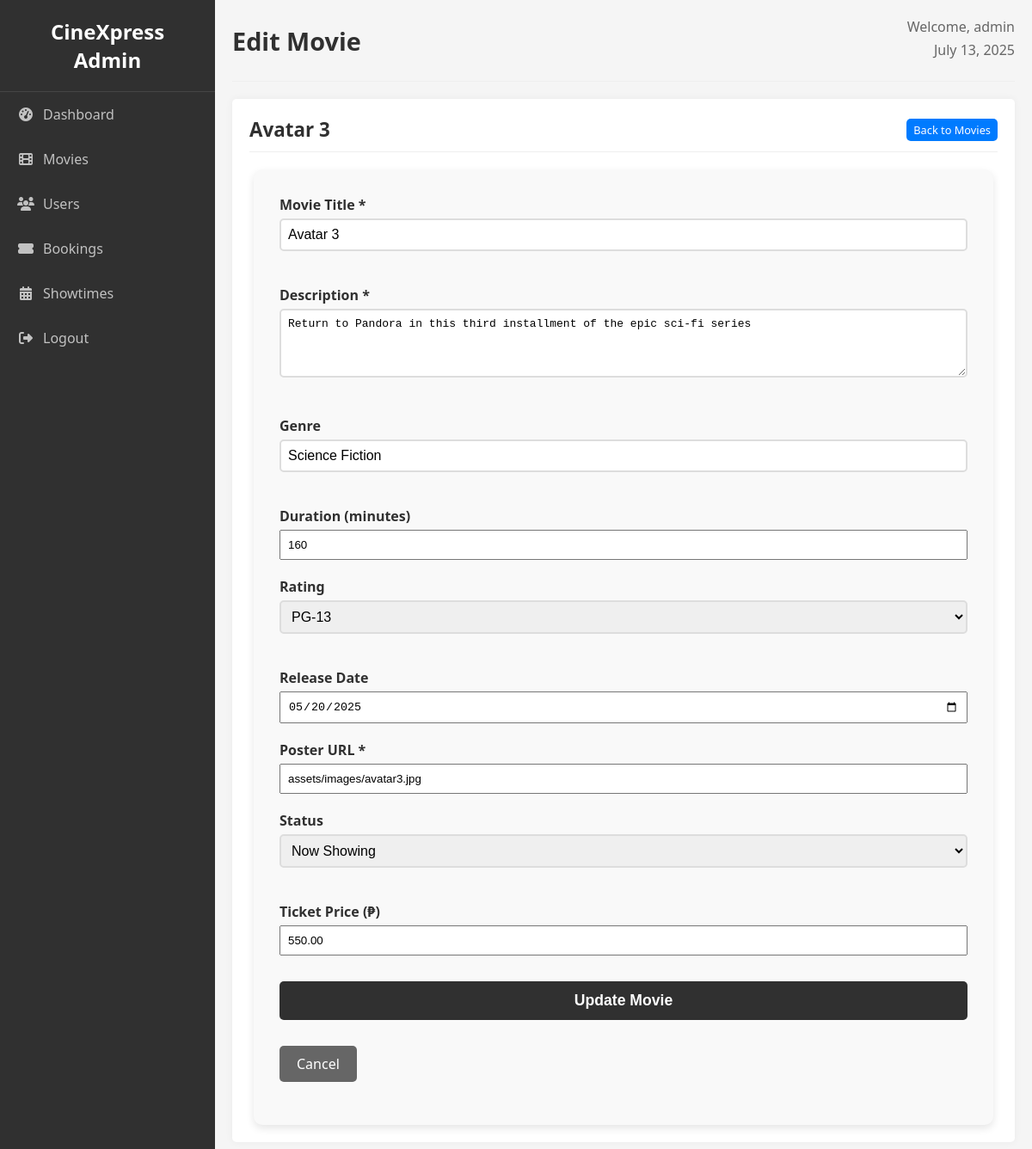
The app's page /admin/editMovie.php?id=1 (signed in), older data.
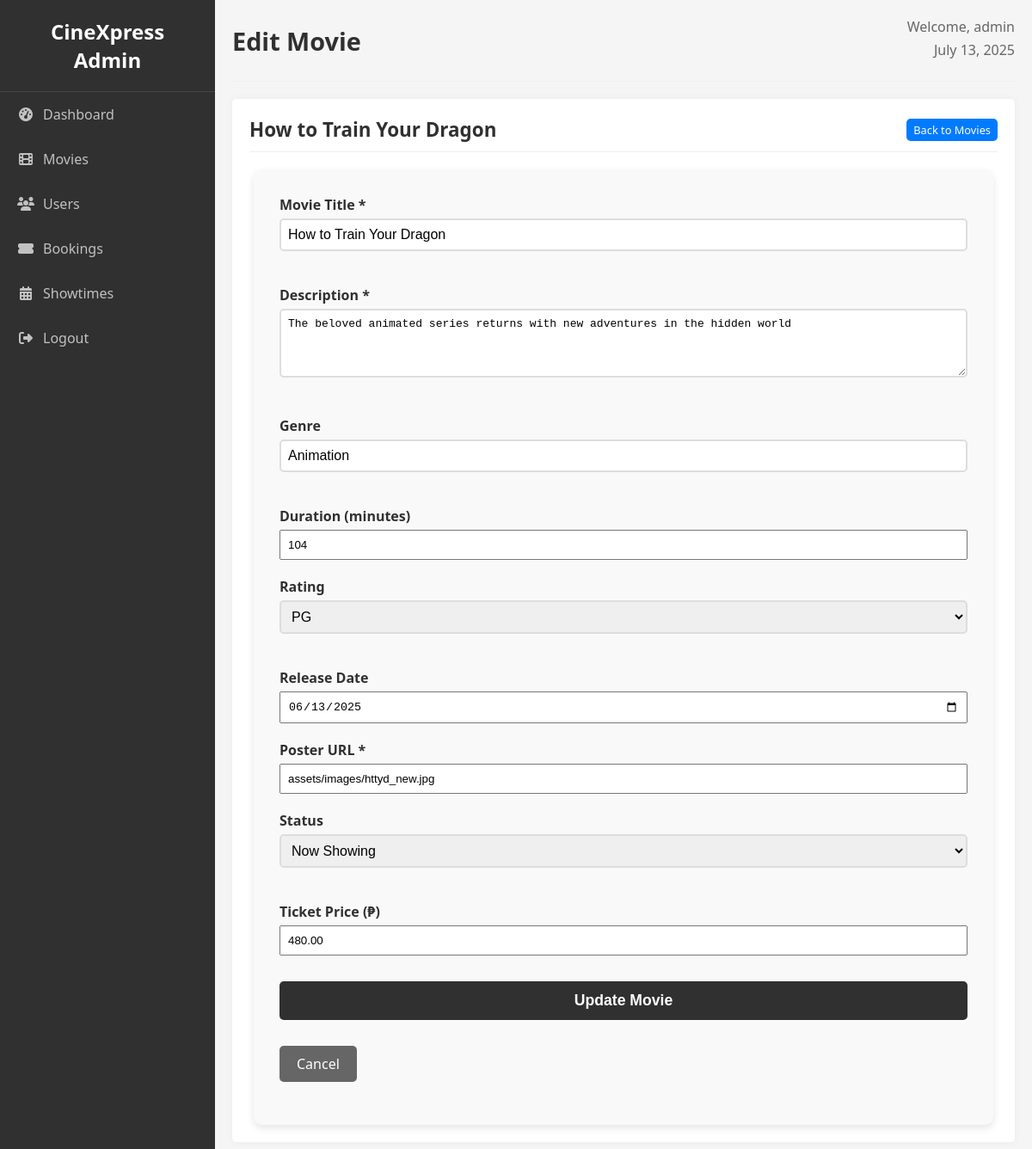
The same page, newer data.
### tables this page shows
CREATE TABLE movies (
    id INT PRIMARY KEY AUTO_INCREMENT,
    title VARCHAR(255) NOT NULL,
    description TEXT,
    genre VARCHAR(100),
    duration INT,
    rating VARCHAR(10),
    release_date DATE,
    poster_url VARCHAR(255),
    status ENUM('now_showing', 'coming_soon') DEFAULT 'now_showing',
    price DECIMAL(10,2) DEFAULT 0.00,
    created_at TIMESTAMP DEFAULT CURRENT_TIMESTAMP
);

### includes/init.php (called while the page is built, shortened)
<?php
include_once 'db.php';
include_once 'helpers.php';
include_once 'movieService.php';
include_once 'components.php';
$movieService = new MovieService($conn);

### includes/movieService.php (called while the page is built, shortened)
<?php
class MovieService {
    private $conn;
    public function __construct($connection) {
        $this->conn = $connection;
    }
    public function getMovieById($id) {
        try {
            $stmt = $this->conn->prepare("SELECT * FROM movies WHERE id = ?");
            $stmt->bind_param("i", $id);
            $stmt->execute();
            return $stmt->get_result()->fetch_assoc();
        } catch (Exception $e) {
            error_log("Error fetching movie: " . $e->getMessage());
            return false;
        }
    }
}
?>

### includes/helpers.php (called while the page is built, shortened)
<?php
function e($string) {
    return htmlspecialchars($string, ENT_QUOTES, 'UTF-8');
}
?>

### admin/editMovie.php (the view, shortened to what the changed rows need)
<?php
include '../includes/init.php';
$movie_id = (int) $_GET['id'];
$movie = $movieService->getMovieById($movie_id);
?>
<!DOCTYPE html>
<html lang="en">
<head>
    <link rel="stylesheet" href="../assets/css/style.css">
    <link rel="stylesheet" href="https://cdnjs.cloudflare.com/ajax/libs/font-awesome/6.4.0/css/all.min.css">
</head>
<body>
    <div class="admin-wrapper">
        <main class="admin-content">
            <div class="admin-header">
                <div class="admin-title">
                    <h1>Edit Movie</h1>
                </div>
            </div>
            <div class="admin-section">
                <div class="admin-section-header" style="display: flex; justify-content: space-between; align-items: center;">
                    <h2><?php echo e($movie['title']); ?></h2>
                    <a href="manageMovies.php" class="movie-action-button edit-button" style="font-size: 0.8em; padding: 4px 8px;">Back to Movies</a>
                </div>
                <div class="form-container">
                    <form method="POST" class="movie-form">
                        <div class="form-group">
                            <label for="title">Movie Title *</label>
                            <input type="text" id="title" name="title" required value="<?php echo e($movie['title']); ?>" style="width: 100%; padding: 8px; box-sizing: border-box;">
                        </div>
                        <div class="form-group">
                            <label for="description">Description *</label>
                            <textarea id="description" name="description" required rows="4" style="width: 100%; padding: 8px; box-sizing: border-box;"><?php echo e($movie['description']); ?></textarea>
                        </div>
                        <div class="form-row">
                            <div class="form-group">
                                <label for="genre">Genre</label>
                                <input type="text" id="genre" name="genre" value="<?php echo e($movie['genre']); ?>" style="width: 100%; padding: 8px; box-sizing: border-box;">
                            </div>
                            <div class="form-group">
                                <label for="duration">Duration (minutes)</label>
                                <input type="number" id="duration" name="duration" min="1" value="<?php echo $movie['duration']; ?>" style="width: 100%; padding: 8px; box-sizing: border-box;">
                            </div>
                        </div>
                        <div class="form-row">
                            <div class="form-group">
                                <label for="rating">Rating</label>
                                <select id="rating" name="rating" style="width: 100%; padding: 8px; box-sizing: border-box;">
                                    <option value="PG" <?php echo ($movie['rating'] === 'PG') ? 'selected' : ''; ?>>PG</option>
                                    <option value="PG-13" <?php echo ($movie['rating'] === 'PG-13') ? 'selected' : ''; ?>>PG-13</option>
                                </select>
                            </div>
                            <div class="form-group">
                                <label for="release_date">Release Date</label>
                                <input type="date" id="release_date" name="release_date" value="<?php echo $movie['release_date']; ?>" style="width: 100%; padding: 8px; box-sizing: border-box;">
                            </div>
                        </div>
                        <div class="form-group">
                            <label for="poster_url">Poster URL *</label>
                            <input type="url" id="poster_url" name="poster_url" required value="<?php echo e($movie['poster_url']); ?>" style="width: 100%; padding: 8px; box-sizing: border-box;">
                        </div>
                        <div class="form-row">
                            <div class="form-group">
                                <label for="status">Status</label>
                                <select id="status" name="status" style="width: 100%; padding: 8px; box-sizing: border-box;">
                                    <option value="now_showing" <?php echo ($movie['status'] === 'now_showing') ? 'selected' : ''; ?>>Now Showing</option>
                                </select>
                            </div>
                            <div class="form-group">
                                <label for="price">Ticket Price (₱)</label>
                                <input type="number" id="price" name="price" min="0" step="0.01" value="<?php echo $movie['price']; ?>" style="width: 100%; padding: 8px; box-sizing: border-box;">
                            </div>
                        </div>
                    </form>
                </div>
            </div>
        </main>
    </div>
</body>
</html>

Row changes from the older to the newer data that the page shows:
changed movies "Now Showing": title "Avatar 3" → "How to Train Your Dragon"; description "Return to Pandora in this third installment of the epic sci-fi series" → "The beloved animated series returns with new adventures in the hidden world"; genre "Science Fiction" → "Animation"; duration "160" → "104"; rating "PG-13" → "PG"; release_date "05/20/2025" → "06/13/2025"; poster_url "assets/images/avatar3.jpg" → "assets/images/httyd_new.jpg"; price "550.00" → "480.00"
